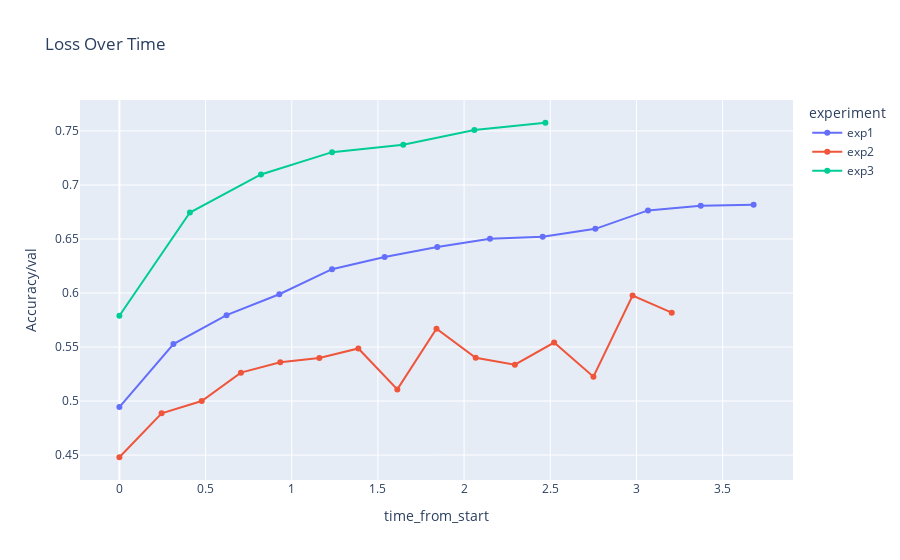

Source (notebook cell):
### Code cell
fig = px.line(pivot_df, 
              x='time_from_start', 
              y='Accuracy/val',  # replace with your actual metric name
              color='experiment',
              markers=True,
              title='Loss Over Time')

fig.show()

### Figure 1 — Plotly figure (JSON) as saved in the notebook; plotly's stock layout.template omitted (floating-point values rounded to 4 significant figures)
{"data": [{"hovertemplate": "experiment=exp1<br>time_from_start=%{x}<br>Accuracy/val=%{y}<extra></extra>", "legendgroup": "exp1", "line": {"color": "#636efa", "dash": "solid"}, "marker": {"symbol": "circle"}, "mode": "lines+markers", "name": "exp1", "orientation": "v", "showlegend": true, "type": "scatter", "x": [0.0, 0.3136, 0.6218, 0.9278, 1.234, 1.539, 1.844, 2.15, 2.456, 2.762, 3.067, 3.373, 3.68], "xaxis": "x", "y": [0.4944, 0.5528, 0.5795, 0.5989, 0.622, 0.6334, 0.6425, 0.6503, 0.6522, 0.6594, 0.6765, 0.6809, 0.6817], "yaxis": "y"}, {"hovertemplate": "experiment=exp2<br>time_from_start=%{x}<br>Accuracy/val=%{y}<extra></extra>", "legendgroup": "exp2", "line": {"color": "#EF553B", "dash": "solid"}, "marker": {"symbol": "circle"}, "mode": "lines+markers", "name": "exp2", "orientation": "v", "showlegend": true, "type": "scatter", "x": [0.0, 2.883e-07, 0.2449, 0.4776, 0.7051, 0.9334, 1.16, 1.386, 1.613, 1.84, 2.067, 2.295, 2.522, 2.75, 2.978, 3.205], "xaxis": "x", "y": [NaN, 0.448, 0.4887, 0.5001, 0.5263, 0.5359, 0.5399, 0.5487, 0.5108, 0.5669, 0.54, 0.5336, 0.5541, 0.5225, 0.5977, 0.5818], "yaxis": "y"}, {"hovertemplate": "experiment=exp3<br>time_from_start=%{x}<br>Accuracy/val=%{y}<extra></extra>", "legendgroup": "exp3", "line": {"color": "#00cc96", "dash": "solid"}, "marker": {"symbol": "circle"}, "mode": "lines+markers", "name": "exp3", "orientation": "v", "showlegend": true, "type": "scatter", "x": [0.0, 0.4091, 0.8214, 1.234, 1.647, 2.06, 2.471], "xaxis": "x", "y": [0.5789, 0.6745, 0.7097, 0.7304, 0.7372, 0.7508, 0.7576], "yaxis": "y"}], "layout": {"legend": {"title": {"text": "experiment"}, "tracegroupgap": 0}, "title": {"text": "Loss Over Time"}, "xaxis": {"anchor": "y", "domain": [0, 1], "title": {"text": "time_from_start"}}, "yaxis": {"anchor": "x", "domain": [0, 1], "title": {"text": "Accuracy/val"}}}}
